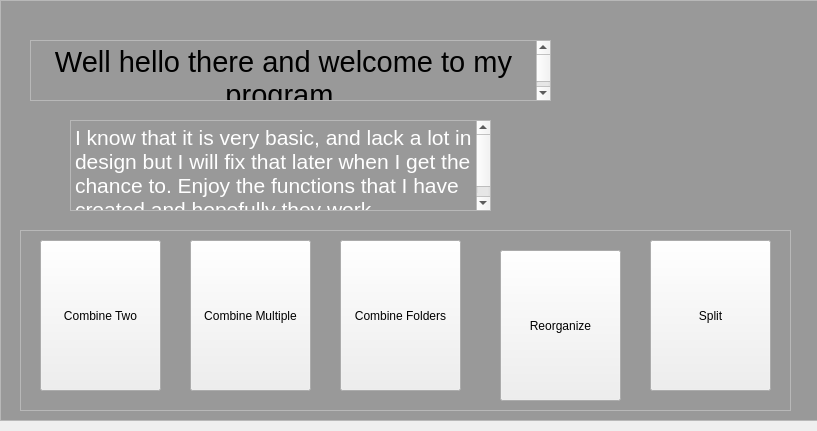
<?xml version="1.0" encoding="UTF-8"?>
<ui version="4.0">
 <class>MainWindow</class>
 <widget class="QMainWindow" name="MainWindow">
  <property name="geometry">
   <rect>
    <x>0</x>
    <y>0</y>
    <width>817</width>
    <height>431</height>
   </rect>
  </property>
  <property name="minimumSize">
   <size>
    <width>50</width>
    <height>50</height>
   </size>
  </property>
  <property name="maximumSize">
   <size>
    <width>2500</width>
    <height>2500</height>
   </size>
  </property>
  <property name="windowTitle">
   <string>PDF Merging Software</string>
  </property>
  <widget class="QWidget" name="centralwidget">
   <widget class="QTextEdit" name="Background">
    <property name="geometry">
     <rect>
      <x>0</x>
      <y>0</y>
      <width>821</width>
      <height>421</height>
     </rect>
    </property>
    <property name="html">
     <string>&lt;!DOCTYPE HTML PUBLIC &quot;-//W3C//DTD HTML 4.0//EN&quot; &quot;http://www.w3.org/TR/REC-html40/strict.dtd&quot;&gt;
&lt;html&gt;&lt;head&gt;&lt;meta name=&quot;qrichtext&quot; content=&quot;1&quot; /&gt;&lt;style type=&quot;text/css&quot;&gt;
p, li { white-space: pre-wrap; }
&lt;/style&gt;&lt;/head&gt;&lt;body style=&quot; font-family:'MS Shell Dlg 2'; font-size:8pt; font-weight:400; font-style:normal;&quot; bgcolor=&quot;#999999&quot;&gt;
&lt;p style=&quot;-qt-paragraph-type:empty; margin-top:0px; margin-bottom:0px; margin-left:0px; margin-right:0px; -qt-block-indent:0; text-indent:0px; font-size:8.25pt;&quot;&gt;&lt;br /&gt;&lt;/p&gt;&lt;/body&gt;&lt;/html&gt;</string>
    </property>
   </widget>
   <widget class="QTextBrowser" name="MainTitle">
    <property name="enabled">
     <bool>true</bool>
    </property>
    <property name="geometry">
     <rect>
      <x>30</x>
      <y>40</y>
      <width>521</width>
      <height>61</height>
     </rect>
    </property>
    <property name="font">
     <font>
      <family>Arial</family>
      <pointsize>18</pointsize>
      <weight>50</weight>
      <bold>false</bold>
      <kerning>true</kerning>
     </font>
    </property>
    <property name="layoutDirection">
     <enum>Qt::LeftToRight</enum>
    </property>
    <property name="autoFillBackground">
     <bool>true</bool>
    </property>
    <property name="inputMethodHints">
     <set>Qt::ImhNone</set>
    </property>
    <property name="html">
     <string>&lt;!DOCTYPE HTML PUBLIC &quot;-//W3C//DTD HTML 4.0//EN&quot; &quot;http://www.w3.org/TR/REC-html40/strict.dtd&quot;&gt;
&lt;html&gt;&lt;head&gt;&lt;meta name=&quot;qrichtext&quot; content=&quot;1&quot; /&gt;&lt;style type=&quot;text/css&quot;&gt;
p, li { white-space: pre-wrap; }
&lt;/style&gt;&lt;/head&gt;&lt;body style=&quot; font-family:'Arial'; font-size:18pt; font-weight:400; font-style:normal;&quot; bgcolor=&quot;#999999&quot;&gt;
&lt;p align=&quot;center&quot; style=&quot; margin-top:0px; margin-bottom:0px; margin-left:0px; margin-right:0px; -qt-block-indent:0; text-indent:0px;&quot;&gt;&lt;span style=&quot; font-size:22pt;&quot;&gt;Well hello there and welcome to my program.&lt;/span&gt;&lt;/p&gt;&lt;/body&gt;&lt;/html&gt;</string>
    </property>
   </widget>
   <widget class="QTextEdit" name="Description">
    <property name="geometry">
     <rect>
      <x>70</x>
      <y>120</y>
      <width>421</width>
      <height>91</height>
     </rect>
    </property>
    <property name="font">
     <font>
      <family>Arial</family>
      <pointsize>20</pointsize>
     </font>
    </property>
    <property name="html">
     <string>&lt;!DOCTYPE HTML PUBLIC &quot;-//W3C//DTD HTML 4.0//EN&quot; &quot;http://www.w3.org/TR/REC-html40/strict.dtd&quot;&gt;
&lt;html&gt;&lt;head&gt;&lt;meta name=&quot;qrichtext&quot; content=&quot;1&quot; /&gt;&lt;style type=&quot;text/css&quot;&gt;
p, li { white-space: pre-wrap; }
&lt;/style&gt;&lt;/head&gt;&lt;body style=&quot; font-family:'Arial'; font-size:20pt; font-weight:400; font-style:normal;&quot; bgcolor=&quot;#999999&quot;&gt;
&lt;p style=&quot; margin-top:0px; margin-bottom:0px; margin-left:0px; margin-right:0px; -qt-block-indent:0; text-indent:0px;&quot;&gt;&lt;span style=&quot; font-family:'MS Shell Dlg 2'; font-size:16pt; color:#ffffff;&quot;&gt;I know that it is very basic, and lack a lot in design but I will fix that later when I get the chance to. Enjoy the functions that I have created and hopefully they work.&lt;/span&gt;&lt;/p&gt;&lt;/body&gt;&lt;/html&gt;</string>
    </property>
   </widget>
   <widget class="QFrame" name="frame_2">
    <property name="geometry">
     <rect>
      <x>20</x>
      <y>230</y>
      <width>771</width>
      <height>181</height>
     </rect>
    </property>
    <property name="frameShape">
     <enum>QFrame::StyledPanel</enum>
    </property>
    <property name="frameShadow">
     <enum>QFrame::Raised</enum>
    </property>
    <widget class="QPushButton" name="Button5">
     <property name="geometry">
      <rect>
       <x>630</x>
       <y>10</y>
       <width>121</width>
       <height>151</height>
      </rect>
     </property>
     <property name="text">
      <string>Split</string>
     </property>
    </widget>
    <widget class="QPushButton" name="Button3">
     <property name="geometry">
      <rect>
       <x>320</x>
       <y>10</y>
       <width>121</width>
       <height>151</height>
      </rect>
     </property>
     <property name="text">
      <string>Combine Folders</string>
     </property>
    </widget>
    <widget class="QPushButton" name="Button2">
     <property name="geometry">
      <rect>
       <x>170</x>
       <y>10</y>
       <width>121</width>
       <height>151</height>
      </rect>
     </property>
     <property name="text">
      <string>Combine Multiple</string>
     </property>
    </widget>
    <widget class="QPushButton" name="Button1">
     <property name="geometry">
      <rect>
       <x>20</x>
       <y>10</y>
       <width>121</width>
       <height>151</height>
      </rect>
     </property>
     <property name="text">
      <string>Combine Two</string>
     </property>
    </widget>
    <widget class="QPushButton" name="Button4">
     <property name="geometry">
      <rect>
       <x>480</x>
       <y>20</y>
       <width>121</width>
       <height>151</height>
      </rect>
     </property>
     <property name="text">
      <string>Reorganize</string>
     </property>
    </widget>
   </widget>
  </widget>
 </widget>
 <tabstops>
  <tabstop>Button1</tabstop>
  <tabstop>Button2</tabstop>
  <tabstop>Button3</tabstop>
  <tabstop>Button4</tabstop>
  <tabstop>Button5</tabstop>
  <tabstop>Description</tabstop>
  <tabstop>MainTitle</tabstop>
  <tabstop>Background</tabstop>
 </tabstops>
 <resources/>
 <connections/>
</ui>
